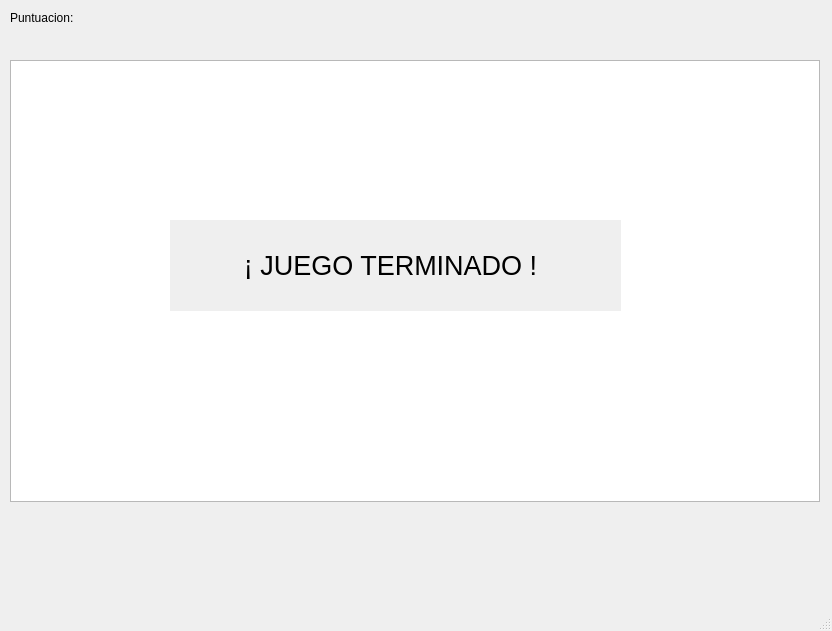
<?xml version="1.0" encoding="UTF-8"?>
<ui version="4.0">
 <class>MainWindow</class>
 <widget class="QMainWindow" name="MainWindow">
  <property name="geometry">
   <rect>
    <x>0</x>
    <y>0</y>
    <width>832</width>
    <height>631</height>
   </rect>
  </property>
  <property name="windowTitle">
   <string>MainWindow</string>
  </property>
  <widget class="QWidget" name="centralwidget">
   <widget class="QGraphicsView" name="graphicsView">
    <property name="geometry">
     <rect>
      <x>10</x>
      <y>60</y>
      <width>810</width>
      <height>442</height>
     </rect>
    </property>
   </widget>
   <widget class="QLabel" name="scoreLbl">
    <property name="geometry">
     <rect>
      <x>10</x>
      <y>10</y>
      <width>531</width>
      <height>16</height>
     </rect>
    </property>
    <property name="text">
     <string>Puntuacion:</string>
    </property>
   </widget>
   <widget class="QWidget" name="terminarJuegoWidget" native="true">
    <property name="geometry">
     <rect>
      <x>170</x>
      <y>140</y>
      <width>451</width>
      <height>251</height>
     </rect>
    </property>
    <property name="font">
     <font>
      <pointsize>10</pointsize>
     </font>
    </property>
    <widget class="QLabel" name="terminarJuegoLbl">
     <property name="geometry">
      <rect>
       <x>-60</x>
       <y>80</y>
       <width>561</width>
       <height>91</height>
      </rect>
     </property>
     <property name="font">
      <font>
       <pointsize>20</pointsize>
      </font>
     </property>
     <property name="autoFillBackground">
      <bool>true</bool>
     </property>
     <property name="text">
      <string>¡ JUEGO TERMINADO !</string>
     </property>
     <property name="alignment">
      <set>Qt::AlignCenter</set>
     </property>
    </widget>
   </widget>
  </widget>
  <widget class="QMenuBar" name="menubar">
   <property name="geometry">
    <rect>
     <x>0</x>
     <y>0</y>
     <width>832</width>
     <height>21</height>
    </rect>
   </property>
  </widget>
  <widget class="QStatusBar" name="statusbar"/>
 </widget>
 <resources/>
 <connections/>
</ui>
